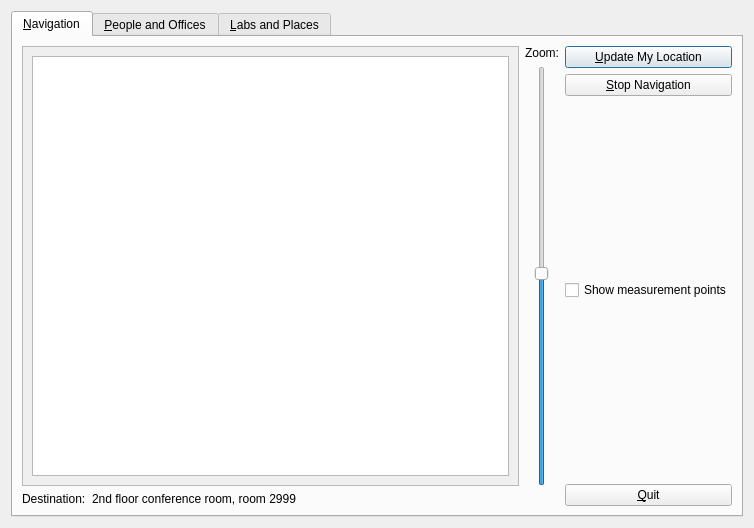
<?xml version="1.0" encoding="UTF-8"?>
<ui version="4.0">
 <class>Dialog</class>
 <widget class="QDialog" name="Dialog">
  <property name="geometry">
   <rect>
    <x>0</x>
    <y>0</y>
    <width>754</width>
    <height>528</height>
   </rect>
  </property>
  <property name="windowTitle">
   <string>Dialog</string>
  </property>
  <layout class="QHBoxLayout" name="horizontalLayout_2">
   <item>
    <widget class="QTabWidget" name="tabWidget">
     <property name="currentIndex">
      <number>0</number>
     </property>
     <widget class="QWidget" name="tab">
      <attribute name="title">
       <string>&amp;Navigation</string>
      </attribute>
      <layout class="QHBoxLayout" name="horizontalLayout_6">
       <item>
        <layout class="QVBoxLayout" name="verticalLayout_2">
         <item>
          <layout class="QHBoxLayout" name="horizontalLayout_4">
           <item>
            <widget class="QScrollArea" name="scrollArea">
             <property name="widgetResizable">
              <bool>true</bool>
             </property>
             <widget class="QWidget" name="scrollAreaWidgetContents">
              <property name="geometry">
               <rect>
                <x>0</x>
                <y>0</y>
                <width>419</width>
                <height>415</height>
               </rect>
              </property>
              <layout class="QHBoxLayout" name="horizontalLayout_3">
               <item>
                <widget class="QGraphicsView" name="graphicsView"/>
               </item>
              </layout>
             </widget>
            </widget>
           </item>
           <item>
            <layout class="QVBoxLayout" name="verticalLayout">
             <item>
              <widget class="QLabel" name="label">
               <property name="text">
                <string>Zoom:</string>
               </property>
              </widget>
             </item>
             <item>
              <layout class="QHBoxLayout" name="horizontalLayout">
               <item>
                <widget class="QSlider" name="zoom_slider">
                 <property name="value">
                  <number>50</number>
                 </property>
                 <property name="orientation">
                  <enum>Qt::Vertical</enum>
                 </property>
                </widget>
               </item>
              </layout>
             </item>
            </layout>
           </item>
          </layout>
         </item>
         <item>
          <layout class="QHBoxLayout" name="horizontalLayout_5" stretch="0,1">
           <item>
            <widget class="QLabel" name="label_2">
             <property name="text">
              <string>Destination:</string>
             </property>
            </widget>
           </item>
           <item>
            <widget class="QLabel" name="label_3">
             <property name="text">
              <string>2nd floor conference room, room 2999</string>
             </property>
            </widget>
           </item>
          </layout>
         </item>
        </layout>
       </item>
       <item>
        <layout class="QVBoxLayout" name="verticalLayout_3">
         <item>
          <widget class="QPushButton" name="update_location_button">
           <property name="text">
            <string>&amp;Update My Location</string>
           </property>
          </widget>
         </item>
         <item>
          <widget class="QPushButton" name="stop_navigation_button">
           <property name="text">
            <string>&amp;Stop Navigation</string>
           </property>
          </widget>
         </item>
         <item>
          <spacer name="verticalSpacer_2">
           <property name="orientation">
            <enum>Qt::Vertical</enum>
           </property>
           <property name="sizeHint" stdset="0">
            <size>
             <width>20</width>
             <height>40</height>
            </size>
           </property>
          </spacer>
         </item>
         <item>
          <widget class="QCheckBox" name="checkBox">
           <property name="text">
            <string>Show measurement points</string>
           </property>
          </widget>
         </item>
         <item>
          <spacer name="verticalSpacer">
           <property name="orientation">
            <enum>Qt::Vertical</enum>
           </property>
           <property name="sizeHint" stdset="0">
            <size>
             <width>20</width>
             <height>40</height>
            </size>
           </property>
          </spacer>
         </item>
         <item>
          <widget class="QPushButton" name="quit_button">
           <property name="text">
            <string>&amp;Quit</string>
           </property>
          </widget>
         </item>
        </layout>
       </item>
      </layout>
      <zorder></zorder>
      <zorder></zorder>
      <zorder>verticalSpacer_2</zorder>
      <zorder>checkBox</zorder>
     </widget>
     <widget class="QWidget" name="tab_2">
      <attribute name="title">
       <string>&amp;People and Offices</string>
      </attribute>
     </widget>
     <widget class="QWidget" name="tab_3">
      <attribute name="title">
       <string>&amp;Labs and Places</string>
      </attribute>
     </widget>
    </widget>
   </item>
  </layout>
 </widget>
 <resources/>
 <connections>
  <connection>
   <sender>quit_button</sender>
   <signal>clicked()</signal>
   <receiver>Dialog</receiver>
   <slot>reject()</slot>
   <hints>
    <hint type="sourcelabel">
     <x>584</x>
     <y>472</y>
    </hint>
    <hint type="destinationlabel">
     <x>669</x>
     <y>534</y>
    </hint>
   </hints>
  </connection>
 </connections>
</ui>
